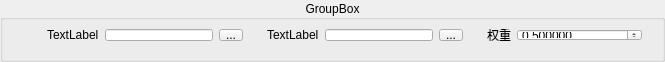
         <widget class="QGroupBox" name="box_02_modifing">
          <property name="minimumSize">
           <size>
            <width>0</width>
            <height>62</height>
           </size>
          </property>
          <property name="maximumSize">
           <size>
            <width>16777215</width>
            <height>62</height>
           </size>
          </property>
          <property name="styleSheet">
           <string notr="true"/>
          </property>
          <property name="title">
           <string>GroupBox</string>
          </property>
          <property name="alignment">
           <set>Qt::AlignmentFlag::AlignCenter</set>
          </property>
          <layout class="QHBoxLayout" name="horizontalLayout_37">
           <property name="topMargin">
            <number>0</number>
           </property>
           <property name="bottomMargin">
            <number>9</number>
           </property>
           <item>
            <widget class="QFrame" name="frame_02">
             <property name="maximumSize">
              <size>
               <width>16777215</width>
               <height>16777215</height>
              </size>
             </property>
             <property name="frameShape">
              <enum>QFrame::Shape::NoFrame</enum>
             </property>
             <layout class="QVBoxLayout" name="verticalLayout_22"/>
            </widget>
           </item>
           <item>
            <widget class="QFrame" name="modifing_tif_frame">
             <property name="frameShape">
              <enum>QFrame::Shape::NoFrame</enum>
             </property>
             <layout class="QHBoxLayout" name="horizontalLayout_42">
              <property name="topMargin">
               <number>9</number>
              </property>
              <property name="bottomMargin">
               <number>9</number>
              </property>
              <item>
               <widget class="QLabel" name="label_02_modifing_tif">
                <property name="text">
                 <string>TextLabel</string>
                </property>
               </widget>
              </item>
              <item>
               <widget class="QLineEdit" name="lineEdit_02_modifing_tif"/>
              </item>
              <item>
               <widget class="QToolButton" name="btn_02_modifing_tif">
                <property name="text">
                 <string>...</string>
                </property>
               </widget>
              </item>
             </layout>
            </widget>
           </item>
           <item>
            <widget class="QFrame" name="modifing_csv_frame">
             <property name="frameShape">
              <enum>QFrame::Shape::NoFrame</enum>
             </property>
             <layout class="QHBoxLayout" name="horizontalLayout_41">
              <property name="topMargin">
               <number>9</number>
              </property>
              <property name="bottomMargin">
               <number>9</number>
              </property>
              <item>
               <widget class="QLabel" name="label_02_modifing_csv">
                <property name="text">
                 <string>TextLabel</string>
                </property>
               </widget>
              </item>
              <item>
               <widget class="QLineEdit" name="lineEdit_02_modifing_csv"/>
              </item>
              <item>
               <widget class="QToolButton" name="btn_02_modifing_csv">
                <property name="text">
                 <string>...</string>
                </property>
               </widget>
              </item>
             </layout>
            </widget>
           </item>
           <item>
            <widget class="QFrame" name="modifing_weight_frame">
             <property name="frameShape">
              <enum>QFrame::Shape::NoFrame</enum>
             </property>
             <layout class="QHBoxLayout" name="horizontalLayout_38">
              <item>
               <widget class="QLabel" name="label_02_modifing_weight">
                <property name="text">
                 <string>权重</string>
                </property>
               </widget>
              </item>
              <item>
               <widget class="QDoubleSpinBox" name="doubleSpinbox_02_modifing_weight">
                <property name="minimumSize">
                 <size>
                  <width>125</width>
                  <height>0</height>
                 </size>
                </property>
                <property name="decimals">
                 <number>6</number>
                </property>
                <property name="minimum">
                 <double>0.010000000000000</double>
                </property>
                <property name="maximum">
                 <double>1.000000000000000</double>
                </property>
                <property name="singleStep">
                 <double>0.010000000000000</double>
                </property>
                <property name="value">
                 <double>0.500000000000000</double>
                </property>
               </widget>
              </item>
             </layout>
            </widget>
           </item>
          </layout>
         </widget>
